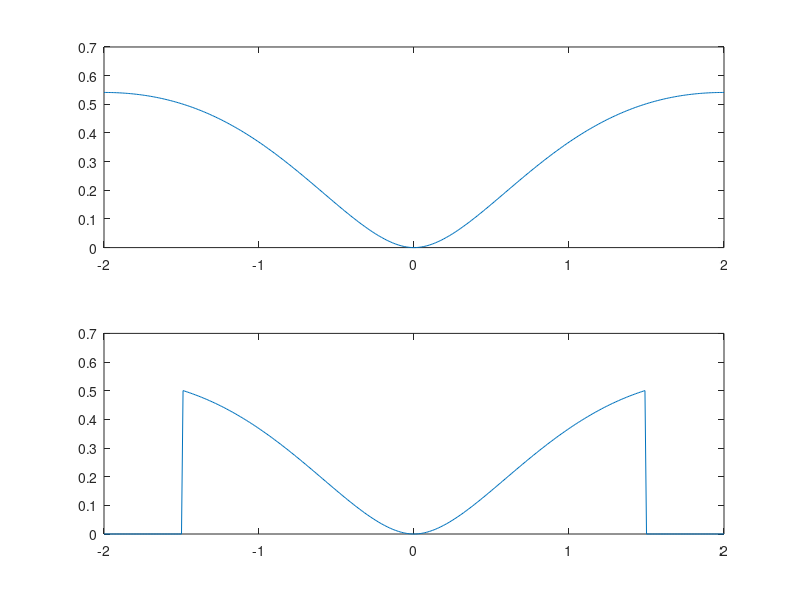

The MATLAB source for this figure:
x=[-2:0.01:2];
func1 = @(x) (x.^2).*(exp(-abs(x)));
func2 = @(x) (x.^2).*exp(-abs(x)).*(abs(x)<1.5);
y=func1(x);
subplot(2,1,1);
plot(x,y);
subplot(2,1,2);
y=func2(x);
plot(x,y);
